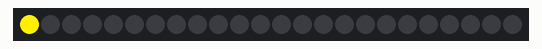
This sketch was run on a simulated Arduino Uno, built with avr-gcc and run on an emulated ATmega328P. Shown: 24 RGB LEDs in strip order, left to right.

Above: at 0.15 s.
At 1.09 s:
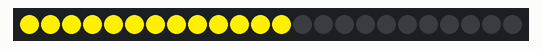
At 1.69 s:
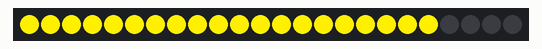
At 2.92 s:
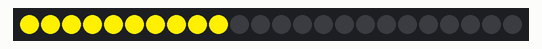
At 4.14 s:
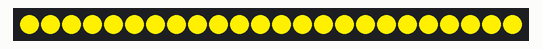
At 6.6 s:
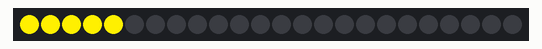

The sketch:

test_led_ring_for_hilda_device.ino
```cpp
//RGB LED PINS SET
#include <Adafruit_NeoPixel.h>
#ifdef __AVR__
 #include <avr/power.h> // Required for 16 MHz Adafruit Trinket
#endif

// Which pin on the Arduino is connected to the NeoPixels?
#define PIN 0 // On Trinket or Gemma, suggest changing this to 1

// How many NeoPixels are attached to the Arduino?
#define NUMPIXELS 24 // Popular NeoPixel ring size

Adafruit_NeoPixel pixels(NUMPIXELS, PIN, NEO_GRB + NEO_KHZ800);
#define DELAYVAL 10 // Time (in milliseconds) to pause between pixels

void setup() {
  // put your setup code here, to run once:
  // LED RGB SET
  pixels.begin(); // INITIALIZE NeoPixel strip object (REQUIRED)

}

void loop() {
  // put your main code here, to run repeatedly:
  printLedRGB( 255, 240, 0);
}

// Custom Function - printLedRGB()
void printLedRGB(int red_light_value, int green_light_value, int blue_light_value) {

  pixels.clear(); // Set all pixel colors to 'off'

  for(int i=0; i<NUMPIXELS; i++) { // For each pixel...

    pixels.setPixelColor(i, pixels.Color(red_light_value, green_light_value, blue_light_value));

    pixels.show();   // Send the updated pixel colors to the hardware.

    delay(DELAYVAL); // Pause before next pass through loop

  }

}
```

Measured:
- by itself, everything shown: repeats every 6.1 s, in 20 steps
